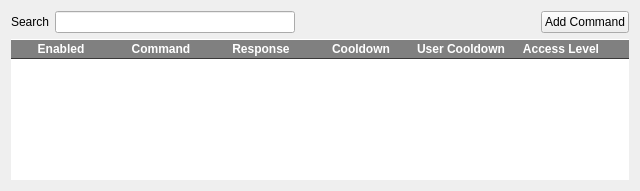
<?xml version="1.0" encoding="UTF-8"?>
<ui version="4.0">
 <class>Commands</class>
 <widget class="QWidget" name="Commands">
  <property name="geometry">
   <rect>
    <x>0</x>
    <y>0</y>
    <width>640</width>
    <height>191</height>
   </rect>
  </property>
  <property name="sizePolicy">
   <sizepolicy hsizetype="Expanding" vsizetype="Expanding">
    <horstretch>0</horstretch>
    <verstretch>0</verstretch>
   </sizepolicy>
  </property>
  <property name="baseSize">
   <size>
    <width>718</width>
    <height>0</height>
   </size>
  </property>
  <layout class="QVBoxLayout" name="verticalLayout">
   <item>
    <layout class="QHBoxLayout" name="horizontalLayout">
     <item>
      <widget class="QLabel" name="label">
       <property name="text">
        <string>Search</string>
       </property>
      </widget>
     </item>
     <item>
      <widget class="QLineEdit" name="lineEdit"/>
     </item>
     <item>
      <spacer name="horizontalSpacer">
       <property name="orientation">
        <enum>Qt::Horizontal</enum>
       </property>
       <property name="sizeHint" stdset="0">
        <size>
         <width>40</width>
         <height>20</height>
        </size>
       </property>
      </spacer>
     </item>
     <item>
      <widget class="QPushButton" name="add_command_button">
       <property name="text">
        <string>Add Command</string>
       </property>
      </widget>
     </item>
    </layout>
   </item>
   <item>
    <layout class="QVBoxLayout" name="tableLayout">
     <item>
      <widget class="QTableWidget" name="table_widget">
       <property name="sizePolicy">
        <sizepolicy hsizetype="Expanding" vsizetype="Preferred">
         <horstretch>0</horstretch>
         <verstretch>0</verstretch>
        </sizepolicy>
       </property>
       <property name="focusPolicy">
        <enum>Qt::NoFocus</enum>
       </property>
       <property name="styleSheet">
        <string notr="true">QTableView QHeaderView {
	qproperty-defaultAlignment: &quot;AlignLeft | AlignVCenter&quot;;
}
QTableView QHeaderView::section {
	background-color: gray;
	color: white;
	font-weight: bold;
	padding-left: 5px;
	padding-right: 5px;
	border-top: 1px solid white;
	border-bottom: 1px solid #3A3939;
}
QTableView::item {
//	padding: 5px 5px;
	border-bottom: 1px solid #3A3939;
}</string>
       </property>
       <property name="frameShape">
        <enum>QFrame::NoFrame</enum>
       </property>
       <property name="horizontalScrollBarPolicy">
        <enum>Qt::ScrollBarAlwaysOff</enum>
       </property>
       <property name="editTriggers">
        <set>QAbstractItemView::NoEditTriggers</set>
       </property>
       <property name="alternatingRowColors">
        <bool>true</bool>
       </property>
       <property name="selectionMode">
        <enum>QAbstractItemView::NoSelection</enum>
       </property>
       <property name="showGrid">
        <bool>false</bool>
       </property>
       <property name="sortingEnabled">
        <bool>true</bool>
       </property>
       <attribute name="verticalHeaderVisible">
        <bool>false</bool>
       </attribute>
       <column>
        <property name="text">
         <string>Enabled</string>
        </property>
       </column>
       <column>
        <property name="text">
         <string>Command</string>
        </property>
       </column>
       <column>
        <property name="text">
         <string>Response</string>
        </property>
       </column>
       <column>
        <property name="text">
         <string>Cooldown</string>
        </property>
       </column>
       <column>
        <property name="text">
         <string>User Cooldown</string>
        </property>
       </column>
       <column>
        <property name="text">
         <string>Access Level</string>
        </property>
       </column>
       <column>
        <property name="text">
         <string/>
        </property>
       </column>
       <column>
        <property name="text">
         <string/>
        </property>
       </column>
      </widget>
     </item>
    </layout>
   </item>
  </layout>
 </widget>
 <resources/>
 <connections/>
</ui>
